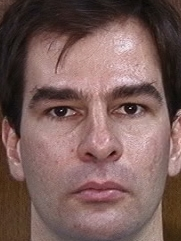
#> input picture Photo Gallery/Face Database/s01_01.jpg, 181 x 241 px, found by its file name
$ jupyter execute --allow-errors 'Machine Learning  Face Recognition.ipynb'
#> lines starting #> are read from the running program, lines starting #| are printed output that depends on the picture
410411325_林皓翔, 410411239_陳宇凱, 410411245_陳本預

# Machine Learning  Face Recognition

先載入我們需要用到的packages：
<li>numpy - 可以用來處理多維陣列的運算</li>
<li>matplotlib - 則分別用來讀入圖片與繪圖</li>
<li>os - 提供了許多的方法來處理文件和目錄</li>
<li>cv2 - 在影像處理上十分好用的一個套件</li>
<li>sklearn - 提供了大部分機器學習方法的模組</li>

[cell 1]
import numpy as np
import matplotlib.pyplot as plt
import matplotlib.image as mpimg
import os
import cv2
from sklearn.decomposition import PCA
from sklearn.svm import SVC

<p>因為我們所有的人臉圖片都放在同一資料夾，</p>
<p>如果全部拿去訓練的話很難檢驗模型是否有overfitting的情形，</p>
<p>所以必須寫一個程式去將檔案分成訓練資料和測試資料兩部分。</p>
<p>　　</p>
<p>Face Database:</p>
<p>　　有50個人，每人有13照片，總共650張jpg圖檔，且檔案名稱有次序(一個人13張完才會換下一人)</p>
<p>　　</p>
<p>Random testing-labels generator algorithm:</p>
<p>　　先造一個 0~12的ndarray當作母體，使用 np.random.choice 從中抽取兩個不重複的數字當作測試資料集的index。</p>
<p>　　等一下讀檔時會依資料夾內檔案名稱的順序依序讀入，如果用一個計數器從0開始每讀一張就+1，</p>
<p>　　則0~12對應到的就是第一個人的13張相片，如果index有被抽出就歸為測試資料，沒有就放入訓練資料。</p>
<p>　　接著將母體的編號全部加上13，即下一個人所對應到的index，一直重複上述操作直到50人都抽完為止。</p>
<p>　　如果改成一次抽3個數字，則每人就保留3張作為測試資料。</p>

[cell 2]
def get_testing_label():
    testlab = []
    label = np.arange(0,13)
    for i in range(50):
        a = np.random.choice(label, 2, replace=False)
        testlab.append(a)
        label += 13
    testlab = np.array(testlab)
    testlab = testlab.reshape(-1)
    return testlab

testing_label = get_testing_label()

<p>將檔案存放的資料夾路徑以字串的型態指派給變數PATH</p>
<p>因為'\'是字串的跳脫字元，所以要改用'/'取代，</p>
<p>或著是在'\'再加一個反斜線讓其對下一個反斜線也採替代解釋 "\\"</p>
<p>　　</p>
<p>如果希望在Run time讓使用者輸入檔案存放路徑的話可採用以下寫法</p>
<p>　　PATH = input("輸入訓練資料集所在的路徑位址: ") + "\\"</p>

[cell 3]
PATH = "C:/Users/sunny/Desktop/Face Database/"

<p>先display張原始的圖片出來看看</p>

[cell 4]
img = mpimg.imread(PATH + "s01_01.jpg")
#> img is the input picture: shape (241, 181, 3); mean R, G, B 121.9, 93.8, 90.1
plt.imshow(img)
plt.axis('off')
plt.show()

<p>建立四個空的list</p>
<p>　　X_train 存放訓練資料的圖像  y_train 則是對應的人的ID編號</p>
<p>　　X_test  存放測試資料的圖像  y_test  同樣為其對應的ID編號</p>
<p>　　</p>
<p>讓 file 依序為PATH路徑下的檔案名稱進行迴圈</p>
<p>每次迴圈都將該名稱的圖檔用 mpimg.imread 讀入</p>
<p>用cv2套件將其轉換成灰度圖，並透過立方內插法將每張圖片都調成相同的尺寸</p>
<p>size:(213,311)的選擇詳見 Data Input/ImportingGraph_TestAndReport 資料夾下的說明</p>
<p>再來用ndarray.reshape(-1)轉換成一為陣列後併入適當的list內</p>
<p>　　</p>
<p>Face Database資料集下的檔案名稱都採用相同的形式，s01_01.jpg，這是第一個人的第一張圖檔</p>
<p>所以這邊取檔案名稱的第二第三個字元轉換成數字後當作我們圖片所對應的ID</p>

[cell 5]
X_train = []; y_train = []; X_test = []; y_test = []; i = 0;
for file in os.listdir(PATH):
    img = mpimg.imread(PATH + file)
    img_gray = cv2.cvtColor(img, cv2.COLOR_BGR2GRAY)
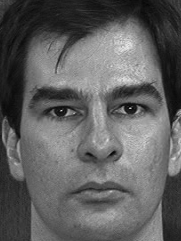
#> img_gray: shape (241, 181); min 3, max 234, mean 95.9
    img_gray = cv2.resize(img_gray,(213,311),interpolation=cv2.INTER_CUBIC)
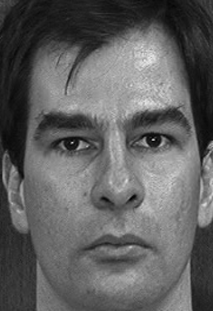
#> img_gray: shape (311, 213); min 0, max 234, mean 95.9
    img_gray = img_gray.reshape(-1)                   #轉換為一維陣列方便等下進行學習
    label = int(file[1:3])
    if i in testing_label:                            #如果index i 屬於前面產生的testing_index集合
        X_test.append(img_gray)                       #就把處理好的圖片與對應label併進測試資料集
        y_test.append(label)
    else:                                             #否則併入訓練資料集
        X_train.append(img_gray)
        y_train.append(label)
    i += 1
#> pass 2 of the loop `for file in os.listdir(PATH):`:
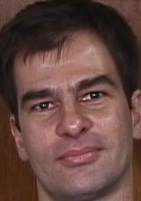
#> input picture Photo Gallery/Face Database/s01_12.jpg, 141 x 201 px, found by its file name
#> img is the input picture: shape (201, 141, 3); mean R, G, B 100.5, 70.5, 64.6
#> `img_gray = cv2.cvtColor(img, cv2.COLOR_BGR2GRAY)`:
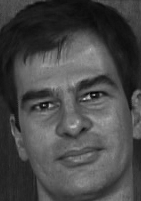
#> img_gray: shape (201, 141); min 2, max 199, mean 72.1
#> pass 3 of the loop `for file in os.listdir(PATH):`:
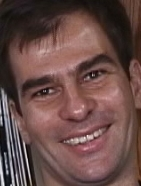
#> input picture Photo Gallery/Face Database/s01_13.jpg, 141 x 186 px, found by its file name
#> img is the input picture: shape (186, 141, 3); mean R, G, B 104.3, 75.5, 71.6
#> `img_gray = cv2.cvtColor(img, cv2.COLOR_BGR2GRAY)`:
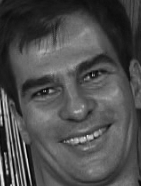
#> img_gray: shape (186, 141); min 1, max 235, mean 77.6
#> `img_gray = cv2.resize(img_gray,(213,311),interpolation=cv2.INTER_CUBIC)`:
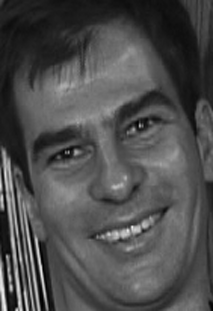
#> img_gray: shape (311, 213); min 0, max 240, mean 77.6

<p>將四個list都轉換成ndarray的資料型態</p>

[cell 6]
X_train = np.array(X_train)
y_train = np.array(y_train)
X_test = np.array(X_test)
y_test = np.array(y_test)

<p>再把前面的照片秀出來一次，看經過我們處理後變成怎麼樣了</p>

[cell 7]
img = X_train[0].reshape((311,213))
plt.imshow(img, cmap='Greys_r')
plt.axis('off')
plt.show()
#> (the rest of this cell did not finish here and is left out)

<p>現在訓練與測試用的資料都準備好了，</p>
<p>不過在使用辨識器進行學習前我們先用sklearn下的PCA套件進行維度的化簡，</p>
<p>不僅可以加快學習的速度，對辨識率的提升通常也有幫助。</p>
<p>由於人臉的特徵較為複雜，且每次作為測試資料的圖片不盡相同，</p>
<p>如果選擇降到較低的特定維度表現不太穩定，e.g.有時降到60維有很好的辨識率，但有時又會突然比鄰近的其他維度差上一截，</p>
<p>所以這邊選擇比較保守的作法，讓其仍保有足以解釋97%變異的能力。</p>

[cell 8]
pca = PCA(n_components=0.97 , svd_solver='full')
newX_train = pca.fit_transform(X_train)
#> newX_train = [[7461.8, 363.1], [-3297.3, -4867.6], [-4164.5, 4504.6]]
#> (the rest of this cell did not finish here and is left out)

<p>再來使用SVC(Support Vector Classification)進行模型的訓練與辨識，核函數使用線性即可獲得不錯的成果了。</p>
<p>配適完後重新對訓練資料進行預測看我們對訓練資料的辨識率，同時更關注的是對未經訓練的測試資料能有多高的辨識率。</p>

[cell 9]
clf = SVC(kernel = 'linear')
#> (the rest of this cell did not finish here and is left out)

<p>這邊寫了一個小程式，想隨機看個幾張辨識成果的話輸入想display出來的張數則可。</p>

[cell 10]
def get_display_label(n):
    displaylabel = []
    labelrange = np.arange(len(y_test))
    displaylabel = np.random.choice(labelrange, n, replace=False)
    return displaylabel

n = int(input("Enter the number of results you want to display: "))
#> the answer given: 3
#> (the rest of this cell did not finish here and is left out)
